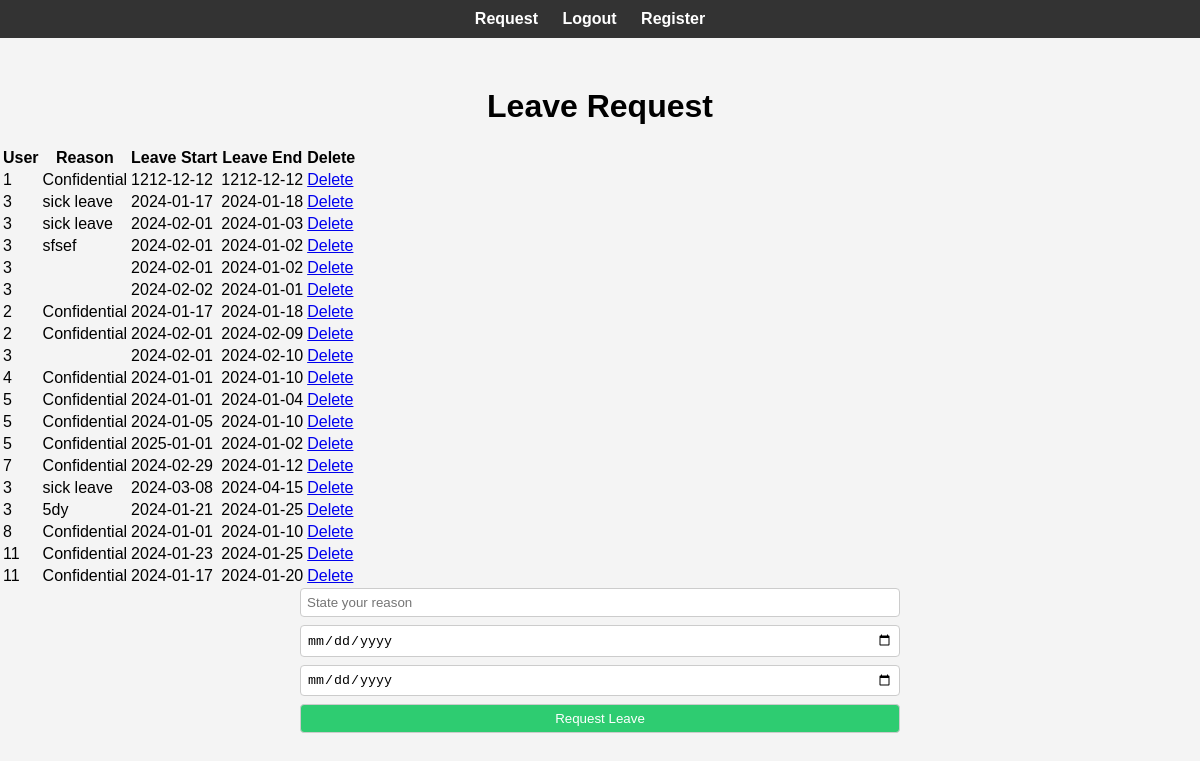
The page / (signed in) on the database as committed earlier.
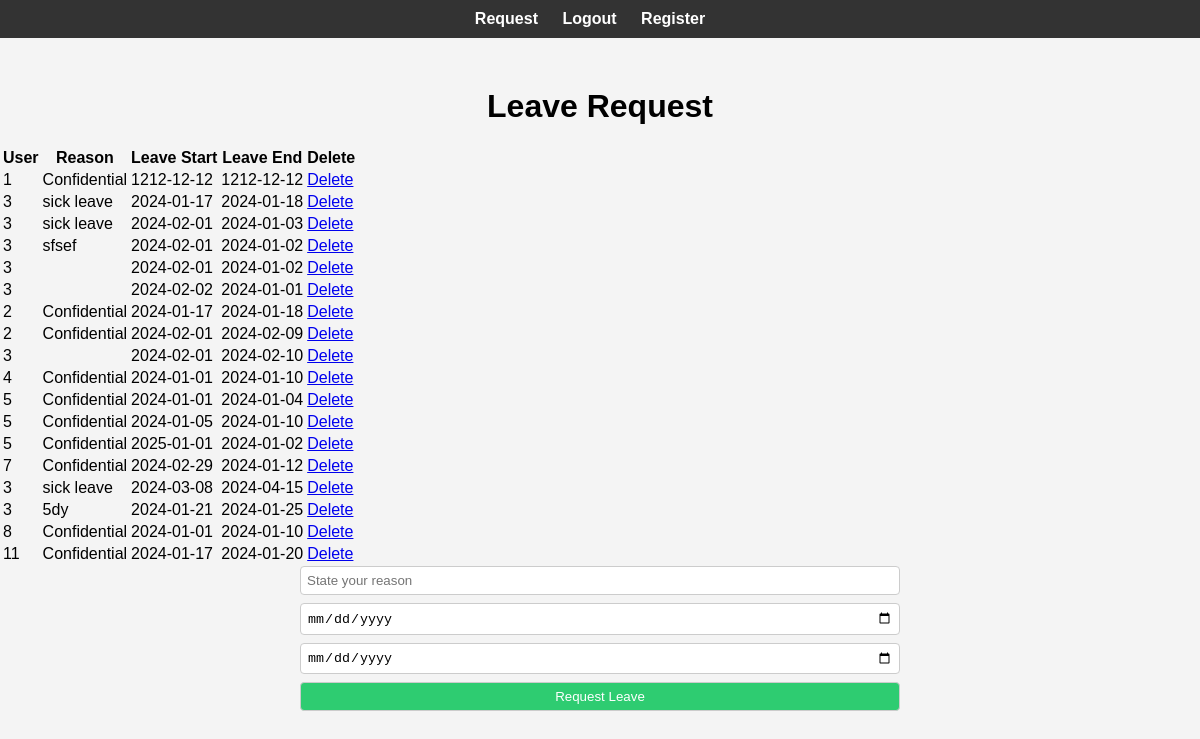
The same page on the database as committed later.
### app.py (models this page shows, shortened)
class LeaveRequest(db.Model):
    __tablename__ = "leave_request"
    id = db.Column(db.Integer, primary_key=True)
    reason = db.Column(db.String(200), nullable=False)
    date_start = db.Column(db.DateTime, nullable=False)
    date_end = db.Column(db.DateTime, nullable=False)
    date_created = db.Column(db.DateTime, default=datetime.utcnow)
    user_id = db.Column(db.Integer, db.ForeignKey("user.user_id"), nullable=False)

### app.py (the view)
@app.route("/", methods=["POST", "GET"])
def index() -> Union[str, "Response"]:
    if "logged_in" not in session or not session["logged_in"]:
        return redirect("/login")
    user_id = session.get("user_id")
    if request.method == "POST":
        leave_reason = request.form["reason"]
        leave_date_start_str = request.form["date_start"]
        leave_date_end_str = request.form["date_end"]
        try:
            leave_date_start = datetime.strptime(leave_date_start_str, "%Y-%m-%d")
            leave_date_end = datetime.strptime(leave_date_end_str, "%Y-%m-%d")
        except ValueError:
            return "Please enter valid dates"
        two_months_in_advance = datetime.now() + relativedelta(months=2)
        if leave_date_start > two_months_in_advance:
            return "You cannot request leave more than 2 months in advance"
        user_leave_requests = LeaveRequest.query.filter(
            LeaveRequest.user_id == user_id,
            LeaveRequest.date_start >= datetime(datetime.now().year, 1, 1),
            LeaveRequest.date_end <= datetime(datetime.now().year, 12, 31),
        ).all()
        total_leave_days_taken = sum((leave.date_end - leave.date_start).days + 1 for leave in user_leave_requests)
        remaining_leave_days = 10 - total_leave_days_taken
        if (leave_date_end - leave_date_start).days > remaining_leave_days:
            return f"You have only {remaining_leave_days} days left for leave this year"
        overlapping_leave_request = LeaveRequest.query.filter(
            LeaveRequest.user_id == user_id,
            LeaveRequest.date_start <= leave_date_end.replace(hour=23, minute=59, second=59),
            LeaveRequest.date_end >= leave_date_start.replace(hour=0, minute=0, second=0),
        ).first()
        if overlapping_leave_request:
            return "You have already requested leave for overlapping dates"
        new_leave = LeaveRequest(
            reason=leave_reason, date_start=leave_date_start, date_end=leave_date_end, user_id=user_id
        )
        try:
            db.session.add(new_leave)
            db.session.commit()
            return redirect("/")
        except Exception as e:
            print(f"Error: {e}")
            return "There was an issue adding your task"
    else:
        leaves = LeaveRequest.query.order_by(LeaveRequest.date_created).all()
        return render_template("index.html", leaves=leaves)

### templates/index.html
{% extends "base.html" %}
{% block content %}
<div class="content">
    <h1>Leave Request</h1>
    <table>
        <tr>
            <th>User</th>
            <th>Reason</th>
            <th>Leave Start</th>
            <th>Leave End</th>
            <th>Delete</th>
        </tr>
        {% for leave in leaves %}
        <tr>
            <td>{{ leave.user_id }}</td>
            <td>
                {% if leave.user_id == session.get('user_id') %}
                {{ leave.reason }}
                {% else %}
                Confidential
                {% endif %}
            </td>
            <td>{{ leave.date_start.date() }}</td>
            <td>{{ leave.date_end.date() }}</td>
            <td>
                <a href="/delete/{{ leave.id }}">Delete</a>
            </td>
        </tr>
        {% endfor %}
    </table>
    <form action="" method="post">
        <input type="text" name="reason" id="reason" placeholder="State your reason">
        <input type="date" name="date_start" id="date_start">
        <input type="date" name="date_end" id="date_end">
        <input type="submit" value="Request Leave">
    </form>
</div>
{% endblock %}

Rows that differ between the two databases and show on the page:
removed LeaveRequest: user_id "11", shows "Confidential", date_start "2024-01-23", date_end "2024-01-25"
